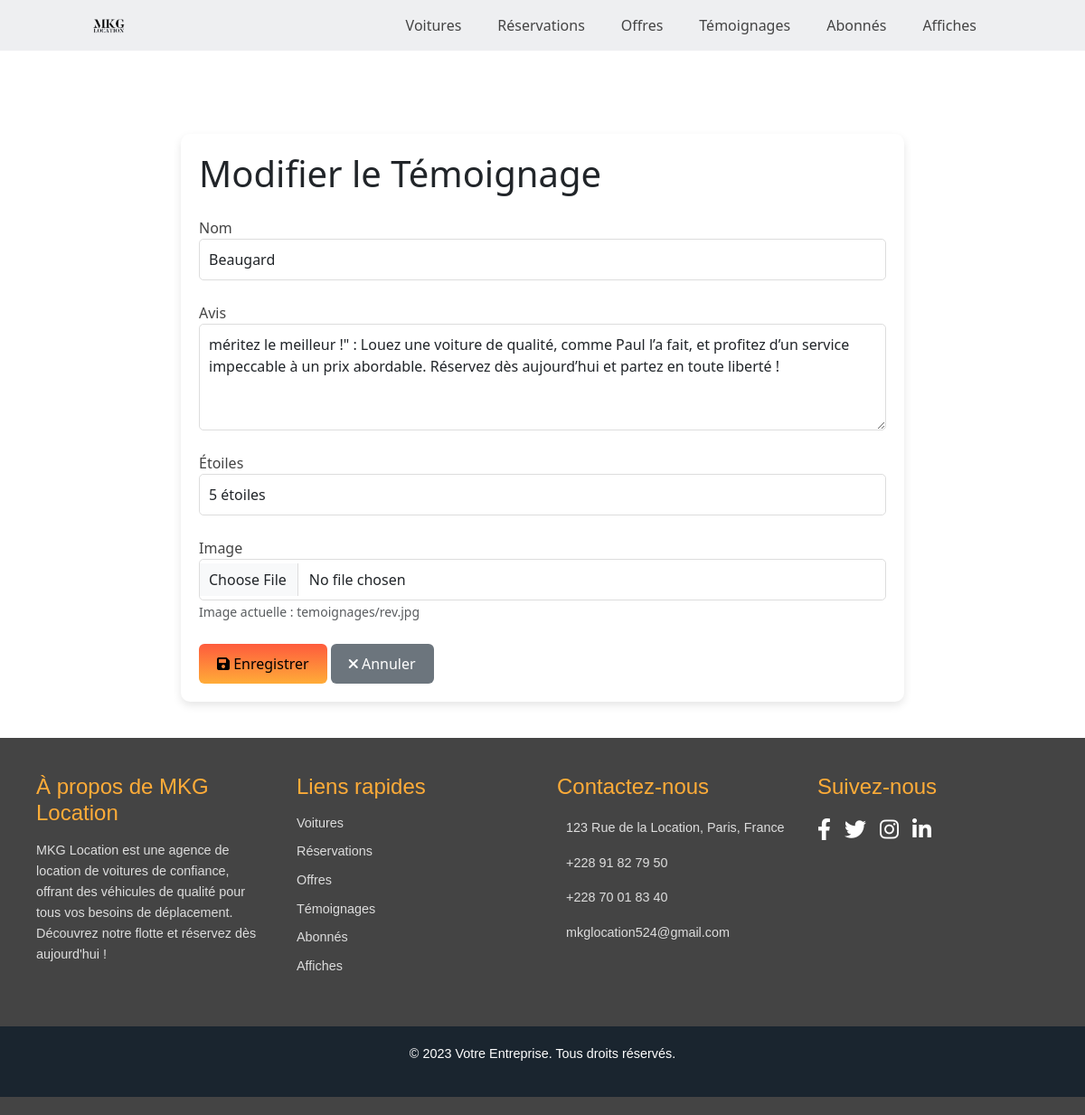
Page /temoignages/modifier/5/ on the committed database.
### vehicules/models.py (models this page shows, shortened)
class Temoignage(models.Model):
    nom = models.CharField(max_length=100)  # Nom du client
    image = models.ImageField(upload_to='temoignages/')  # Image du client
    avis = models.TextField()  # Témoignage
    etoiles = models.IntegerField(choices=[(1, '1 étoile'), (2, '2 étoiles'), (3, '3 étoiles'), (4, '4 étoiles'), (5, '5 étoiles')])  # Note sur 5 étoiles

### vehicules/views.py (the view)
# urls.py: path('temoignages/modifier/<int:id>/', views.modifier_temoignage, name='modifier_temoignage'),
def modifier_temoignage(request, id):
    temoignage = get_object_or_404(Temoignage, id=id)
    if request.method == 'POST':
        form = TemoignageForm(request.POST, request.FILES, instance=temoignage)
        if form.is_valid():
            form.save()
            return redirect('liste_temoignages')
    else:
        form = TemoignageForm(instance=temoignage)
    return render(request, 'dashboard/temoignages/modifier_temoignage.html', {'form': form})

### vehicules/forms.py
class TemoignageForm(forms.ModelForm):
    class Meta:
        model = Temoignage
        fields = ['nom', 'image', 'avis', 'etoiles']

### vehicules/templates/dashboard/temoignages/modifier_temoignage.html (shortened to what this page needs)
{% load static %}
<!DOCTYPE html>
<html lang="fr">
<head>
    <link href="https://cdn.jsdelivr.net/npm/bootstrap@5.3.0/dist/css/bootstrap.min.css" rel="stylesheet">
    <link href="https://cdnjs.cloudflare.com/ajax/libs/font-awesome/6.0.0-beta3/css/all.min.css" rel="stylesheet">
</head>
<body>
    <header class="section">
        <div class="logo">
            <a href="{% url 'dashboard' %}">
                <img src="{% static 'images/logomkg.png' %}" alt="Logo MKG">
            </a>
        </div>
        <div class="navbar-container">
            <ul class="navbar">
                <li><a href="{% url 'liste_voitures' %}">Voitures</a></li>
                <li><a href="{% url 'liste_reservations' %}">Réservations</a></li>
                <li><a href="{% url 'liste_offres' %}">Offres</a></li>
                <li><a href="{% url 'liste_temoignages' %}">Témoignages</a></li>
                <li><a href="{% url 'liste_abonnes' %}">Abonnés</a></li>
                <li><a href="{% url 'liste_affiches' %}">Affiches</a></li>
            </ul>
        </div>
    </header>
    <main>
        <div class="container mt-5">
            <h1 class="mb-4">Modifier le Témoignage</h1>
            <form method="post" enctype="multipart/form-data">
                <div class="form-group">
                    <label for="id_nom">Nom</label>
                    <input type="text" class="form-control" id="id_nom" name="nom" value="{{ form.nom.value }}" required>
                </div>
                <div class="form-group">
                    <label for="id_avis">Avis</label>
                    <textarea class="form-control" id="id_avis" name="avis" rows="4" required>{{ form.avis.value }}</textarea>
                </div>
                <div class="form-group">
                    <label for="id_etoiles">Étoiles</label>
                    <select class="form-control" id="id_etoiles" name="etoiles" required>
                        <option value="5" {% if form.etoiles.value == 5 %}selected{% endif %}>5 étoiles</option>
                    </select>
                </div>
                <div class="form-group">
                    <label for="id_image">Image</label>
                    <input type="file" class="form-control" id="id_image" name="image">
                    {% if form.image.value %}
                    <small class="form-text text-muted">Image actuelle : {{ form.image.value }}</small>
                    {% endif %}
                </div>
                <button type="submit" class="btn btn-warning">
                    <i class="fas fa-save"></i> Enregistrer
                </button>
                <a href="{% url 'liste_temoignages' %}" class="btn btn-secondary">
                    <i class="fas fa-times"></i> Annuler
                </a>
            </form>
        </div>
    </main>
    <footer class="footer">
        <div class="footer-container">
            <div class="footer-section">
                <h3>À propos de MKG Location</h3>
                <p>MKG Location est une agence de location de voitures de confiance, offrant des véhicules de qualité pour tous vos besoins de déplacement. Découvrez notre flotte et réservez dès aujourd'hui !</p>
            </div>
            <div class="footer-section">
                <h3>Liens rapides</h3>
                <ul>
                    <li><a href="{% url 'liste_voitures' %}">Voitures</a></li>
                    <li><a href="{% url 'liste_reservations' %}">Réservations</a></li>
                    <li><a href="{% url 'liste_offres' %}">Offres</a></li>
                    <li><a href="{% url 'liste_temoignages' %}">Témoignages</a></li>
                    <li><a href="{% url 'liste_abonnes' %}">Abonnés</a></li>
                    <li><a href="{% url 'liste_affiches' %}">Affiches</a></li>
                </ul>
            </div>
           <div class="footer-section">
            <h3>Contactez-nous</h3>
            <ul>
                <li> 123 Rue de la Location, Paris, France</li>
                <li><a href="https://wa.me/22891827950" target="_blank"> +228 91 82 79 50</a></li>
                <li><a href="https://wa.me/22870018340" target="_blank"> +228 70 01 83 40</a></li>
                <li> mkglocation524@gmail.com</li>
            </ul>
        </div>
            <div class="footer-section">
                <h3>Suivez-nous</h3>
                <div class="social-icons">
                    <a href="#"><i class="fab fa-facebook-f"></i></a>
                    <a href="#"><i class="fab fa-twitter"></i></a>
                    <a href="#"><i class="fab fa-instagram"></i></a>
                    <a href="#"><i class="fab fa-linkedin-in"></i></a>
                </div>
            </div>
        </div>
        <div class="copyright">
            <p>&copy; 2023 Votre Entreprise. Tous droits réservés.</p>
        </div>
    </footer>
</body>
</html>

### vehicules/templates/dashboard/temoignages/modifier_temoignage.html (style rules this page uses)
header.section { position: fixed; top: 0; left: 0; right: 0; z-index: 1000; display: flex; align-items: center; justify-content: space-between; background: #eeeff1; padding: 15px 100px; transition: background 0.3s ease, padding 0.3s ease; }
.logo img { width: 40px; }
.navbar { display: flex; list-style: none; padding: 0; margin: 0; }
.navbar li { position: relative; }
.navbar a { font-size: 1rem; padding: 10px 20px; color: #444; font-weight: 500; text-decoration: none; }
.navbar a::after { content: ''; width: 0; height: 3px; background: linear-gradient(#fe5b3d, #ffac38); position: absolute; bottom: -4px; left: 0; transition: 0.5s; }
.footer { background: #444; color: #fff; padding: 40px 0 20px; font-family: "Poppins", sans-serif; }
.footer-container { display: grid; grid-template-columns: repeat(auto-fit, minmax(250px, 1fr)); gap: 2rem; padding: 0 40px; max-width: 1200px; margin: 0 auto; }
.footer-section { margin-bottom: 20px; }
.footer-section h3 { font-size: 1.5rem; margin-bottom: 15px; color: #ffac38; }
.footer-section p { font-size: 0.9rem; line-height: 1.6; color: #ddd; }
.footer-section ul { list-style: none; padding: 0; }
.footer-section ul li { margin-bottom: 10px; font-size: 0.9rem; color: #ddd; }
.footer-section ul li a { color: #ddd; text-decoration: none; transition: color 0.3s ease; }
.social-icons { display: flex; gap: 15px; }
.social-icons a { color: #fff; font-size: 1.5rem; transition: color 0.3s ease; }
.copyright { padding: 20px; display: flex; justify-content: center; align-items: center; background: #1a252f; margin-top: 20px; }
.copyright p { color: #fff; font-size: 0.9rem; }
main { padding-top: 100px; padding-bottom: 40px; }
.container { max-width: 800px; margin: 0 auto; padding: 20px; background: #fff; border-radius: 10px; box-shadow: 0 4px 10px rgba(0, 0, 0, 0.1); }
.form-group { margin-bottom: 1.5rem; }
.form-group label { font-weight: 500; color: #444; }
.form-control { border-radius: 5px; border: 1px solid #ddd; padding: 10px; transition: border-color 0.3s ease; }
.btn-warning { background: linear-gradient(#fe5b3d, #ffac38); border: none; padding: 10px 20px; font-size: 1rem; font-weight: 500; transition: background 0.3s ease; }
.btn-secondary { background: #6c757d; border: none; padding: 10px 20px; font-size: 1rem; font-weight: 500; transition: background 0.3s ease; }

### rows in the picture
Temoignage: nom "Beaugard", avis "méritez le meilleur !\" : Louez une voiture de qualité, comme Paul l’a fait, et profitez d’un service impeccable à un prix abordable. Réservez dès aujourd’hui et partez en toute liberté !", image.value "temoignages/rev.jpg"
